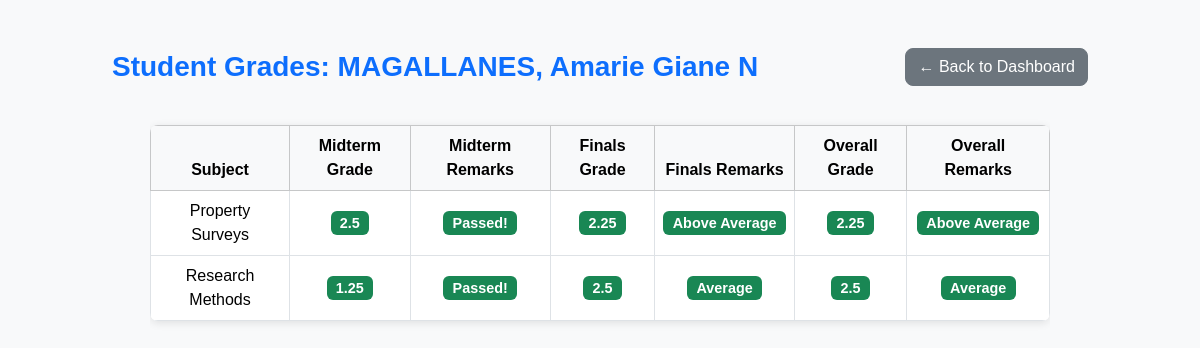
The page /student/grades/2022307063 (signed in) on the database as committed earlier.
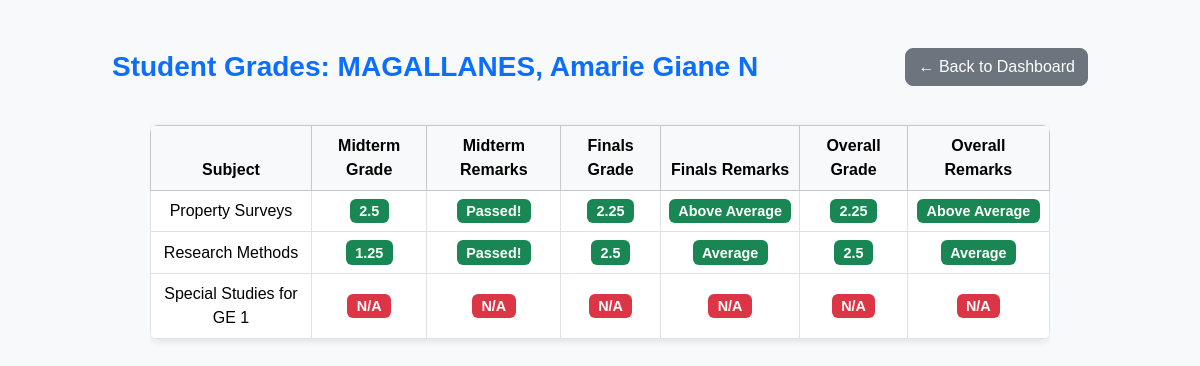
The same page on the database as committed later.
### app.py (models this page shows)
class Student(db.Model):
    __tablename__ = 'student'
    student_id = db.Column(db.String(100), primary_key=True)
    subject = db.Column(db.String(100), primary_key=True)
    name = db.Column(db.String(150), nullable=False)
    quiz1 = db.Column(db.String(10), default='0')
    quiz2 = db.Column(db.String(10), default='0')
    quiz3 = db.Column(db.String(10), default='0')
    quiz4 = db.Column(db.String(10), default='0')
    quiz5 = db.Column(db.String(10), default='0')
    quiz6 = db.Column(db.String(10), default='0')
    quiz7 = db.Column(db.String(10), default='0')
    quiz8 = db.Column(db.String(10), default='0')
    midterm_exam = db.Column(db.String(10), default='0')
    finals_exam = db.Column(db.String(10), default='0')
    midterm_grade = db.Column(db.String(10), default='0')
    finals_grade = db.Column(db.String(10), default='0')
    midterm_remarks = db.Column(db.String(50))
    finals_remarks = db.Column(db.String(50))
    overall_grade = db.Column(db.String(10), default='0')
    overall_remarks = db.Column(db.String(50))
    __table_args__ = (
        db.UniqueConstraint('student_id', 'subject', name='uix_student_subject'),
    )

### app.py (the view, shortened to what this page needs)
@app.route('/student/grades/<student_id>')
@login_required(role=['Admin', 'Instructor', 'Student'])
def student_grades(student_id):
    student_id = str(student_id).strip()
    students = Student.query.filter_by(student_id=student_id).all()
    return render_template(
        'student_grades.html',
        students=students,
        student_name=students[0].name  # Use first record's name
    )

### app.py (called while the page is built)
def login_required(role=None):
    def decorator(f):
        @wraps(f)
        def decorated_function(*args, **kwargs):
            if 'user_id' not in session:
                flash("Please log in first.", "danger")
                return redirect(url_for('login'))
            if role and session.get('role') not in (role if isinstance(role, list) else [role]):
                flash("Access denied.", "danger")
                return redirect(url_for('login'))
            return f(*args, **kwargs)
        return decorated_function
    return decorator

### templates/student_grades.html (shortened to what this page needs)
<!DOCTYPE html>
<html lang="en">
<head>
<link href="https://cdn.jsdelivr.net/npm/bootstrap@5.3.3/dist/css/bootstrap.min.css" rel="stylesheet">
<link rel="stylesheet" href="{{ url_for('static', filename='css/style.css') }}">
</head>
<body class="bg-light">
<div class="container mt-5">
    <div class="d-flex flex-wrap align-items-center justify-content-between mb-4">
        <h3 class="text-primary mb-2 mb-md-0">Student Grades: {{ student_name }}</h3>
        <div class="d-flex flex-wrap gap-2">
            {% if session['role'] == 'Admin' %}
                <a href="{{ url_for('dashboard_admin') }}" class="btn btn-secondary">← Back to Dashboard</a>
            {% elif session['role'] == 'Instructor' %}
                <a href="{{ url_for('dashboard_instructor') }}" class="btn btn-secondary">← Back to Dashboard</a>
            {% elif session['role'] == 'Student' %}
                <a href="{{ url_for('dashboard_student') }}" class="btn btn-secondary">← Back to Dashboard</a>
            {% else %}
                <a href="/" class="btn btn-secondary">← Back</a>
            {% endif %}
        </div>
    </div>
    {% if students %}
    <div class="table-responsive grade-table">
        <table class="table table-bordered table-hover align-middle text-center">
            <thead class="table-light">
                <tr>
                    <th>Subject</th>
                    <th>Midterm Grade</th>
                    <th>Midterm Remarks</th>
                    <th>Finals Grade</th>
                    <th>Finals Remarks</th>
                    <th>Overall Grade</th>
                    <th>Overall Remarks</th>
                </tr>
            </thead>
            <tbody>
                {% for student in students %}
                <tr>
                    <td>{{ student.subject }}</td>
                    <td>
                        <span class="badge badge-grade {% if student.midterm_grade|int in [1,2,3] %}bg-success{% else %}bg-danger{% endif %}">
                            {{ student.midterm_grade or 'N/A' }}
                        </span>
                    </td>
                    <td>
                        <span class="badge badge-grade {% if student.midterm_grade|int in [1,2,3] %}bg-success{% else %}bg-danger{% endif %}">
                            {{ student.midterm_remarks or 'N/A' }}
                        </span>
                    </td>
                    <td>
                        <span class="badge badge-grade {% if student.finals_grade|int in [1,2,3] %}bg-success{% else %}bg-danger{% endif %}">
                            {{ student.finals_grade or 'N/A' }}
                        </span>
                    </td>
                    <td>
                        <span class="badge badge-grade {% if student.finals_grade|int in [1,2,3] %}bg-success{% else %}bg-danger{% endif %}">
                            {{ student.finals_remarks or 'N/A' }}
                        </span>
                    </td>
                    <td>
                        <span class="badge badge-grade {% if student.overall_grade|int in [1,2,3] %}bg-success{% else %}bg-danger{% endif %}">
                            {{ student.overall_grade or 'N/A' }}
                        </span>
                    </td>
                    <td>
                        <span class="badge badge-grade {% if student.overall_grade|int in [1,2,3] %}bg-success{% else %}bg-danger{% endif %}">
                            {{ student.overall_remarks or 'N/A' }}
                        </span>
                    </td>
                </tr>
                {% endfor %}
            </tbody>
        </table>
    </div>
    {% else %}
        <div class="alert alert-secondary text-center">No student records found.</div>
    {% endif %}
</div>
</body>
</html>

Rows that differ between the two databases and show on the page:
added Student: subject "Special Studies for GE 1", midterm_grade "N/A", midterm_remarks "N/A", finals_grade "N/A", finals_remarks "N/A", overall_grade "N/A", overall_remarks "N/A"
